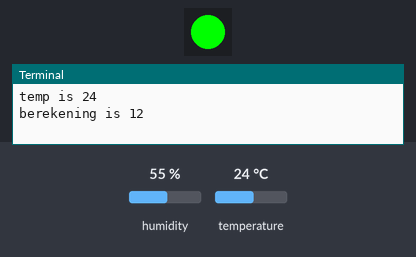
Simulated run of this program. Board: Raspberry Pi (BCM pin numbers). Shown: 1 RGB LEDs in strip order, left to right, the last lines printed to the terminal. The inputs (shaded band) are chosen by the test bench; at power-on: temperature 24 °C, humidity 55 %.

Above: at 1.2 s.
1.3 s: temperature set to 12 °C
At 4.4 s:
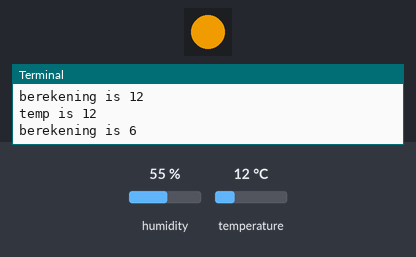
5.4 s: temperature set to 28 °C
At 7.5 s:
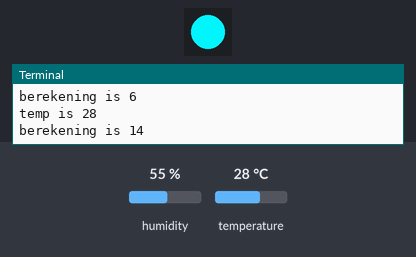
9.5 s: temperature set to 19 °C
At 10.6 s:
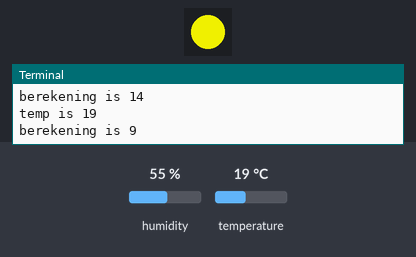
Timing chart, 0 to 12.5 s (numbered marks = the images above; inputs shaded):
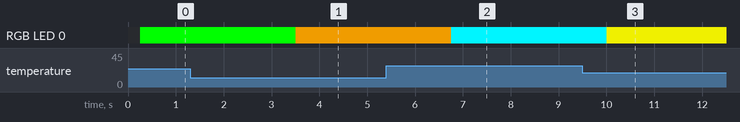

The program:

RGB_LED_DHT_regelt_kleur.py
```python
import time
from gpiozero import RGBLED
import adafruit_dht, board

RGB_waardes = [[255,0,0],
               [205,38,38],
               [205,55,0],
               [250,128,114],
               [238,149,114],
               [255,127,0],
               [205,133,0],
               [238,173,14],
               [238,221,130],
               [205,205,0],
               [255,246,143],
               [124,252,0],
               [0,255,0],
               [78,238,148],
               [0,245,255],
               [151,255,255],
               [0,255,255],
               [135,206,250],
               [30,144,255],
               [0,0,255]]

DHT11_pin = adafruit_dht.DHT11(board.D18)
rgb_led = RGBLED(5,6,13)

while True:
    try:
        temperatuur = DHT11_pin.temperature
        berekening_eerste_index = temperatuur//2
        rgb_led.color = (RGB_waardes[berekening_eerste_index][0]/255,RGB_waardes[berekening_eerste_index][1]/255,RGB_waardes[berekening_eerste_index][2]/255)
        print(f"temp is {temperatuur}")
        print(f"berekening is {berekening_eerste_index}")
        time.sleep(1)

    except RuntimeError as error:
        # Errors happen fairly often, DHT's are hard to read, just keep going
        print(error.args[0])
        time.sleep(2.0)
        continue
    except Exception as error:
        DHT11_pin.exit()
        raise error
    time.sleep(2)
```

Measured:
- after the input at 1.3 s, RGB LED 0: RGB(0, 255, 0) → RGB(205, 133, 0) after 2.2 s
- after the input at 5.4 s, RGB LED 0: RGB(205, 133, 0) → RGB(0, 245, 255) after 1.4 s
- after the input at 9.5 s, RGB LED 0: RGB(0, 245, 255) → RGB(205, 205, 0) after 0.51 s
